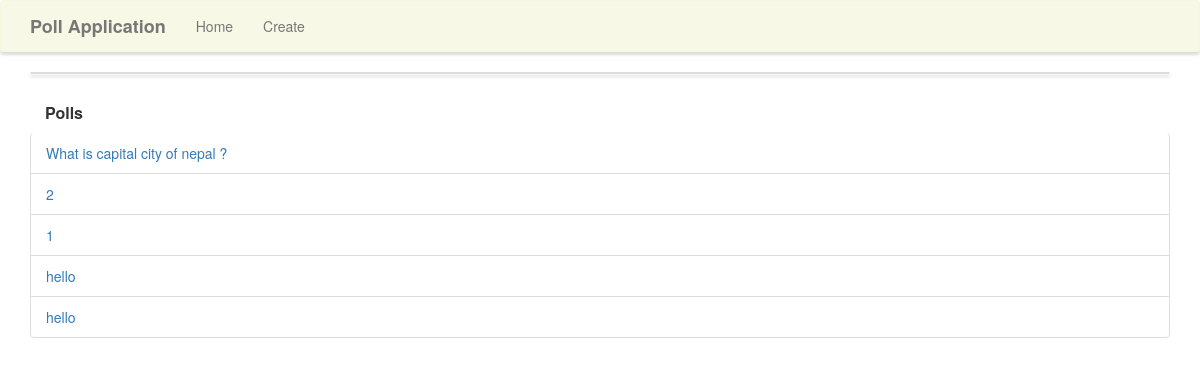
/polls/, run on an earlier commit of the app's database.
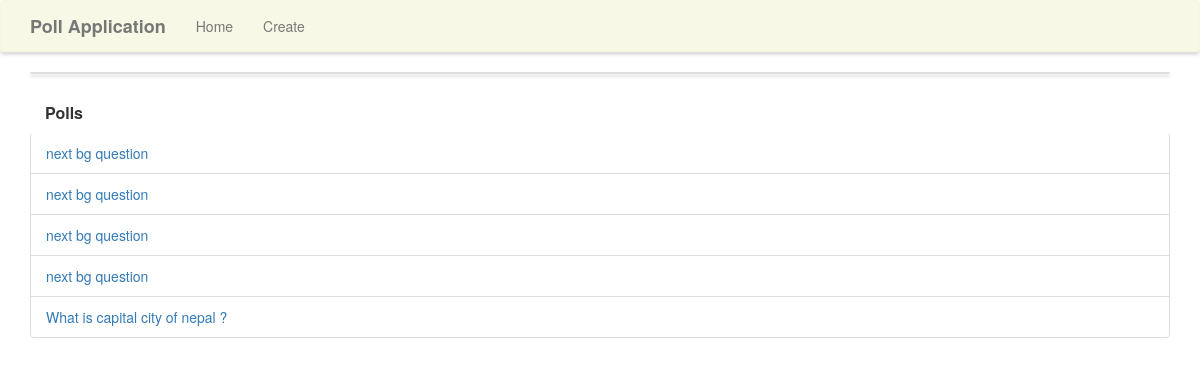
And on a later commit of the database.
### polls/models.py (models this page shows, shortened)
class Question(models.Model):
    question_text = models.CharField(max_length=200)
    pub_date = models.DateTimeField("date published",auto_now_add=True)

### polls/views.py (the view)
# urls.py: path('', poll_views.index, name='home'),
def index(request):
    latest_question_list = Question.objects.order_by("-pub_date")[:5]
    context = {"latest_question_list": latest_question_list}
    return render(request, "polls/index.html", context)

### polls/templates/polls/index.html (shortened to what this page needs)
{% extends "polls/base.html" %}
{% block main %}
{% if latest_question_list %}          <div class="panel panel-default"></div>   <div class="panel-heading">
    <h3 class="panel-title">Polls</h3>
</div>
    <ul class="list-group ">
    {% for question in latest_question_list %}
    <li class="list-group-item"><a href="{% url 'polls:detail' question.id %}">{{ question.question_text }}</a></li>
    {% endfor %}
    </ul>
{% else %}
    <p>No polls are available.</p>
{% endif %}
</div>
{% endblock %}

What changed in the data, as far as the page shows it:
no longer on this page (row unchanged): Question: question_text "2"
no longer on this page (row unchanged): Question: question_text "1"
no longer on this page (row unchanged): Question: question_text "hello"
no longer on this page (row unchanged): Question: question_text "hello"
added Question: question_text "next bg question"
added Question: question_text "next bg question"
added Question: question_text "next bg question"
added Question: question_text "next bg question"
